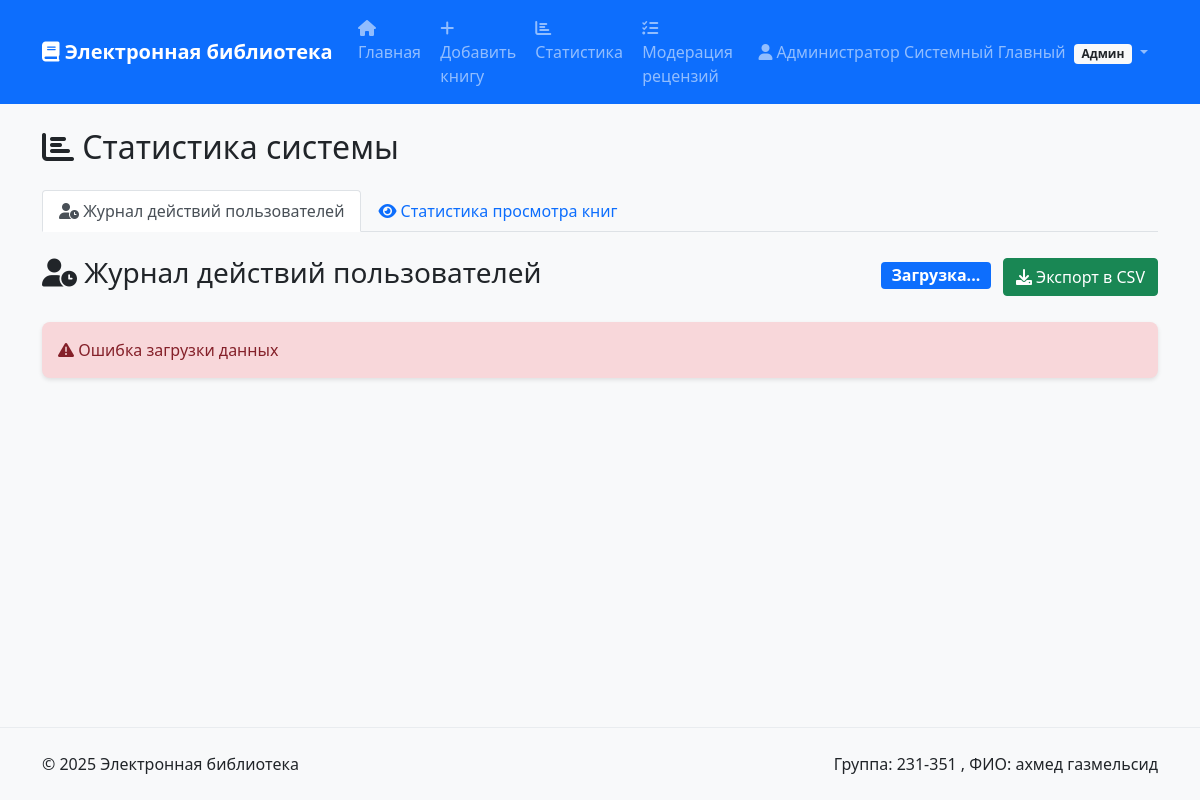
The app's page /statistics (signed in) with its own data.
### tables this page shows
CREATE TABLE users (
            id INTEGER PRIMARY KEY AUTOINCREMENT,
            login TEXT NOT NULL UNIQUE,
            password_hash TEXT NOT NULL,
            last_name TEXT NOT NULL,
            first_name TEXT NOT NULL,
            middle_name TEXT,
            role_id INTEGER NOT NULL,
            FOREIGN KEY (role_id) REFERENCES roles(id)
        );

### web-exam-main/app.py (the view)
    def decorated_function(*args, **kwargs):
        user = get_current_user()
        if not user or user['role_name'] != 'administrator':
            flash('У вас недостаточно прав для выполнения данного действия')
            return redirect(url_for('index'))
        return f(*args, **kwargs)

### web-exam-main/app.py (called while the page is built)
def get_db():
    if 'db' not in g:
        g.db = sqlite3.connect(DATABASE)
        g.db.row_factory = sqlite3.Row
        g.db.execute('PRAGMA foreign_keys = ON')
    return g.db

@app.teardown_appcontext
def close_db_connection(error):
    close_db(error)

def get_current_user():
    if 'user_id' not in session:
        return None
    db = get_db()
    user = db.execute("""
        SELECT u.*, r.name as role_name
        FROM users u
        JOIN roles r ON u.role_id = r.id
        WHERE u.id = ?
    """, (session['user_id'],)).fetchone()
    return user

def login_required(f):
    def decorated_function(*args, **kwargs):
        if 'user_id' not in session:
            flash('Для выполнения данного действия необходимо пройти процедуру аутентификации')
            return redirect(url_for('login'))
        return f(*args, **kwargs)
    decorated_function.__name__ = f.__name__
    return decorated_function

def admin_required(f):
    def decorated_function(*args, **kwargs):
        user = get_current_user()
        if not user or user['role_name'] != 'administrator':
            flash('У вас недостаточно прав для выполнения данного действия')
            return redirect(url_for('index'))
        return f(*args, **kwargs)
    decorated_function.__name__ = f.__name__
    return decorated_function

@app.route('/statistics')
@login_required
@admin_required
def statistics():
    return render_template('admin/statistics.html')

@app.context_processor
def inject_user():
    return dict(current_user=get_current_user())

### web-exam-main/templates/admin/statistics.html (shortened to what this page needs)
{% extends "base.html" %}
{% block content %}
<div class="row">
    <div class="col-12">
        <h1 class="h2 mb-4">
            <i class="fas fa-chart-bar"></i> Статистика системы
        </h1>
        <ul class="nav nav-tabs" id="statisticsTabs" role="tablist">
            <li class="nav-item" role="presentation">
                <button class="nav-link active" id="user-actions-tab" data-bs-toggle="tab" data-bs-target="#user-actions" type="button" role="tab" aria-controls="user-actions" aria-selected="true">
                    <i class="fas fa-user-clock"></i> Журнал действий пользователей
                </button>
            </li>
            <li class="nav-item" role="presentation">
                <button class="nav-link" id="book-views-tab" data-bs-toggle="tab" data-bs-target="#book-views" type="button" role="tab" aria-controls="book-views" aria-selected="false">
                    <i class="fas fa-eye"></i> Статистика просмотра книг
                </button>
            </li>
        </ul>
        <div class="tab-content mt-4" id="statisticsTabContent">
            <div class="tab-pane fade show active" id="user-actions" role="tabpanel" aria-labelledby="user-actions-tab">
                <div class="d-flex justify-content-between align-items-center mb-4">
                    <h3>
                        <i class="fas fa-user-clock"></i> Журнал действий пользователей
                    </h3>
                    <div>
                        <span class="badge bg-primary fs-6 me-2" id="total-records-badge">Загрузка...</span>
                        <button class="btn btn-success" onclick="exportUserActions()">
                            <i class="fas fa-download"></i> Экспорт в CSV
                        </button>
                    </div>
                </div>
                <div id="user-actions-content">
                </div>
            </div>
        </div>
    </div>
</div>
{% endblock %}

### web-exam-main/templates/base.html (shortened to what this page needs)
<!DOCTYPE html>
<html lang="ru">
<head>
    <link href="https://cdn.jsdelivr.net/npm/bootstrap@5.1.3/dist/css/bootstrap.min.css" rel="stylesheet">
    <link href="https://cdnjs.cloudflare.com/ajax/libs/font-awesome/6.0.0/css/all.min.css" rel="stylesheet">
    <link href="https://cdnjs.cloudflare.com/ajax/libs/easymde/2.18.0/easymde.min.css" rel="stylesheet">
</head>
<body>
    <nav class="navbar navbar-expand-lg navbar-dark bg-primary">
        <div class="container">
            <a class="navbar-brand" href="{{ url_for('index') }}">
                <i class="fas fa-book"></i> Электронная библиотека
            </a>
            <div class="collapse navbar-collapse" id="navbarNav">
                <ul class="navbar-nav me-auto">
                    <li class="nav-item">
                        <a class="nav-link" href="{{ url_for('index') }}">
                            <i class="fas fa-home"></i> Главная
                        </a>
                    </li>
                    {% if current_user %}
                        {% if current_user.role_name == 'administrator' %}
                            <li class="nav-item">
                                <a class="nav-link" href="{{ url_for('add_book') }}">
                                    <i class="fas fa-plus"></i> Добавить книгу
                                </a>
                            </li>
                            <li class="nav-item">
                                <a class="nav-link" href="{{ url_for('statistics') }}">
                                    <i class="fas fa-chart-bar"></i> Статистика
                                </a>
                            </li>
                        {% endif %}
                        {% if current_user.role_name in ['administrator', 'moderator'] %}
                            <li class="nav-item">
                                <a class="nav-link" href="{{ url_for('moderate_reviews') }}">
                                    <i class="fas fa-tasks"></i> Модерация рецензий
                                </a>
                            </li>
                        {% endif %}
                    {% endif %}
                </ul>
                <ul class="navbar-nav">
                    {% if current_user %}
                        <li class="nav-item dropdown">
                            <a class="nav-link dropdown-toggle" href="#" role="button" data-bs-toggle="dropdown">
                                <i class="fas fa-user"></i>
                                {{ current_user.last_name }} {{ current_user.first_name }}
                                {% if current_user.middle_name %}{{ current_user.middle_name }}{% endif %}
                                <span class="badge bg-light text-dark ms-1">
                                    {% if current_user.role_name == 'administrator' %}Админ
                                    {% elif current_user.role_name == 'moderator' %}Модер
                                    {% else %}Польз{% endif %}
                                </span>
                            </a>
                        </li>
                    {% else %}
                        <li class="nav-item">
                            <a class="nav-link" href="{{ url_for('login') }}">
                                <i class="fas fa-sign-in-alt"></i> Войти
                            </a>
                        </li>
                    {% endif %}
                </ul>
            </div>
        </div>
    </nav>
    <main class="container mt-4">
        {% block content %}{% endblock %}
    </main>
    <footer class="bg-light mt-5 py-4">
        <div class="container">
            <div class="row">
                <div class="col-md-6">
                    <p class="mb-0">&copy; 2025 Электронная библиотека</p>
                </div>
                <div class="col-md-6 text-end">
                    <p class="mb-0">Группа: 231-351 , ФИО: ахмед газмельсид</p>
                </div>
            </div>
        </div>
    </footer>
</body>
</html>

### web-exam-main/templates/base.html (style rules this page uses)
body { min-height: 100vh; display: flex; flex-direction: column; background-color: #f8f9fa; }
main { flex: 1; }
.navbar-brand { font-weight: bold; }
.navbar-nav .nav-link { border-radius: 0.25rem; margin: 0 0.1rem; transition: background-color 0.2s ease-in-out; }
footer { margin-top: auto; border-top: 1px solid #e9ecef; }

### records on screen
users: last_name "Администратор", first_name "Системный", middle_name "Главный"
